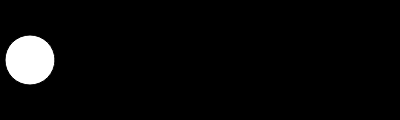
Frame 1 (no input)
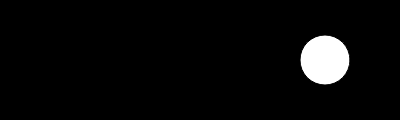
Frame 60 (no input)
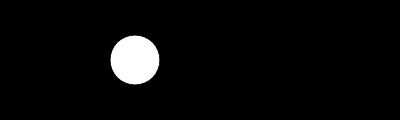
Frame 120 (the mouse pressed at the canvas centre since frame 60)

The p5.js sketch that drew these frames (run headless with seeded random() and noise() and a simulated clock; from frame 60 on, the mouse is pressed at the canvas centre):

// p5.js sketch
// ── sketch.js
let x = 30;
let y = 60;
let xspeed = 5;
let yspeed = 0;

let r = 25;

function setup() {
  createCanvas(400, 120);
}

function draw() {
  background(0);
  ellipse(x, y, r*2, r*2);
  x += xspeed;
  y += yspeed;
  if (x > width - r || x < r) {
    xspeed = -xspeed;
  }
  if (y > height - r || y < r) {
    yspeed = -yspeed;
  }


}
